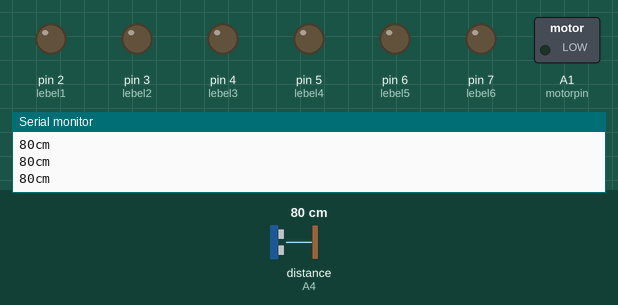
A sketch run on a simulated Arduino Uno, built with avr-gcc and run on an emulated ATmega328P. Shown: switched loads named in the sketch (green lamp = pin HIGH), output pins drawn as LEDs (lit = HIGH), the last lines printed to the serial monitor. Wiring (inferred from the names in the program): ultrasonic range finder: trigger A3; echo A4. Inputs (shaded band) come from the test bench; at power-on: distance to the obstacle (sensor on A4) 80 cm. The echo pulse lasts 58.3 µs per cm; pins used as bus, display or sensor lines are not drawn.

Above: at 1.2 s.
1.3 s: distance to the obstacle (sensor on A4) set to 35 cm
4.3 s: distance to the obstacle (sensor on A4) set to 27 cm
At 5.2 s:
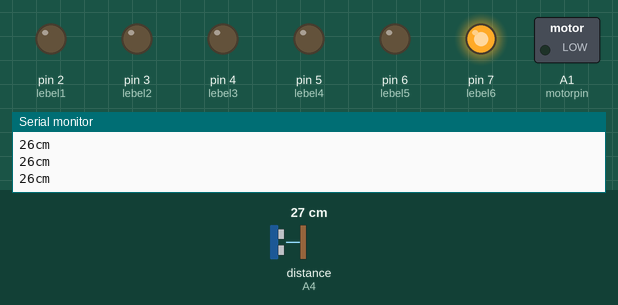
5.8 s: distance to the obstacle (sensor on A4) set to 23 cm
At 6.2 s:
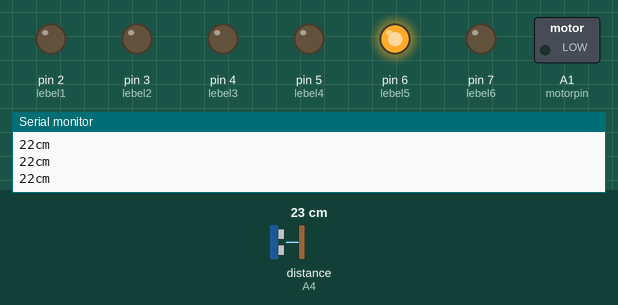
7.3 s: distance to the obstacle (sensor on A4) set to 19 cm
At 8.5 s:
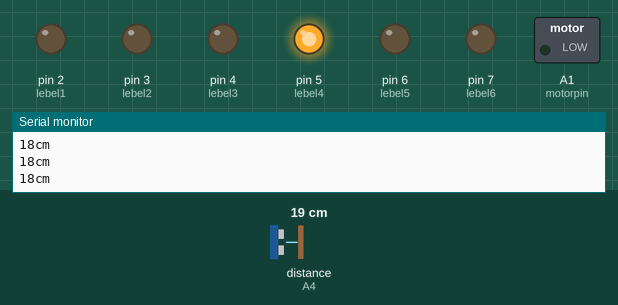
8.8 s: distance to the obstacle (sensor on A4) set to 2 cm
At 9.7 s:
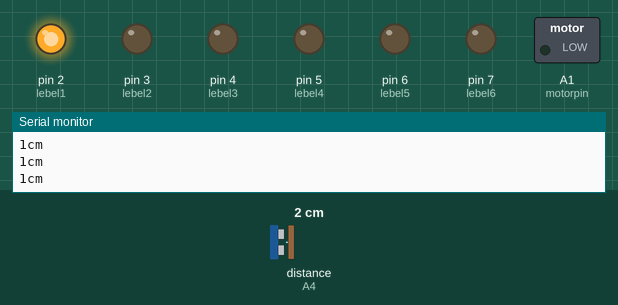
10.3 s: distance to the obstacle (sensor on A4) set to 18 cm
At 10.8 s:
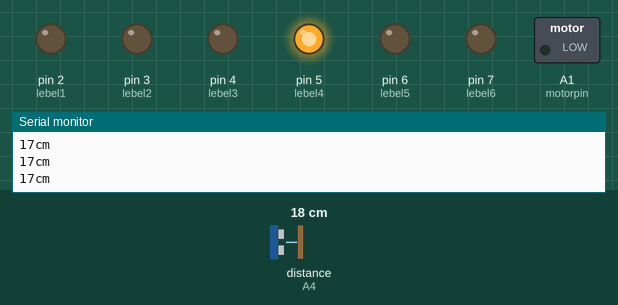
Timing chart, 0 to 12.8 s (numbered marks = the images above; inputs shaded):
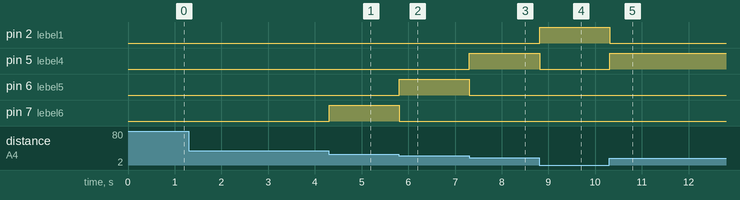

Measured:
- the behaviour switches between 32 and 31 cm on distance to the obstacle (sensor on A4) (found by bisection; images 0 and 1)
- the behaviour switches between 27 and 26 cm on distance to the obstacle (sensor on A4) (found by bisection; images 1 and 2)
- the behaviour switches between 22 and 21 cm on distance to the obstacle (sensor on A4) (found by bisection; images 2 and 3)
- after the input at 4.3 s, pin 7 (lebel6): LOW → HIGH at once
- after the input at 5.8 s, pin 6 (lebel5): LOW → HIGH at once; pin 7 (lebel6): HIGH → LOW at once
- after the input at 7.3 s, pin 5 (lebel4): LOW → HIGH at once; pin 6 (lebel5): HIGH → LOW at once
- after the input at 8.8 s, pin 2 (lebel1): LOW → HIGH at once; pin 5 (lebel4): HIGH → LOW at once
- after the input at 10.3 s, pin 2 (lebel1): HIGH → LOW at once; pin 5 (lebel4): LOW → HIGH at once

The sketch:

Automatic_Fan_Controller.ino
```cpp
int trigPin = A3;
int echoPin = A4;
int motorpin=A1;
int limit1=5;
int limit2=10;
int limit3=15;
int limit4=20;
int limit5=25;
int limit6=30;

int lebel1=2;
int lebel2=3;
int lebel3=4;
int lebel4=5;
int lebel5=6;
int lebel6=7;
long duration,cm, inches,feet;

void setup() {
  Serial.begin (9600);
  pinMode(trigPin, OUTPUT);
  pinMode(echoPin, INPUT);
  pinMode(lebel1,OUTPUT);
  pinMode(lebel2,OUTPUT);
  pinMode(lebel3,OUTPUT);
  pinMode(lebel4,OUTPUT);
  pinMode(lebel5,OUTPUT);
  pinMode(lebel6,OUTPUT);
  pinMode(motorpin,OUTPUT);
}

void loop()
{

  digitalWrite(trigPin, LOW);
  delayMicroseconds(5);
  digitalWrite(trigPin, HIGH);
  delayMicroseconds(10);
  digitalWrite(trigPin, LOW);

  pinMode(echoPin, INPUT);
  duration = pulseIn(echoPin, HIGH);

  cm = (duration/2) / 29.1;
  inches = (duration/2) / 74;
  feet=(inches/12);

  Serial.print(cm);
  Serial.print("cm");
  Serial.println();

  if (cm<=limit1)
  {
    digitalWrite(lebel1, HIGH);
    digitalWrite(lebel2, LOW);
    digitalWrite(lebel3, LOW);
    digitalWrite(lebel4, LOW);
    digitalWrite(lebel5, LOW);
    digitalWrite(lebel6, LOW);
    digitalWrite(motorpin, LOW);
  }

  else if (cm<=limit2)
  {
    digitalWrite(lebel1, LOW);
    digitalWrite(lebel2, HIGH);
    digitalWrite(lebel3, LOW);
    digitalWrite(lebel4, LOW);
    digitalWrite(lebel5, LOW);
    digitalWrite(lebel6, LOW);
  }

   else if (cm<=limit3)
  {
    digitalWrite(lebel1, LOW);
    digitalWrite(lebel2, LOW);
    digitalWrite(lebel3, HIGH);
    digitalWrite(lebel4, LOW);
    digitalWrite(lebel5, LOW);
    digitalWrite(lebel6, LOW);
  }

  else if (cm<=limit4)
  {
    digitalWrite(lebel1, LOW);
    digitalWrite(lebel2, LOW);
    digitalWrite(lebel3, LOW);
    digitalWrite(lebel4, HIGH);
    digitalWrite(lebel5, LOW);
    digitalWrite(lebel6, LOW);
  }

  else if (cm<=limit5)
  {
    digitalWrite(lebel1, LOW);
    digitalWrite(lebel2, LOW);
    digitalWrite(lebel3, LOW);
    digitalWrite(lebel4, LOW);
    digitalWrite(lebel5, HIGH);
    digitalWrite(lebel6, LOW);
  }


  else if (cm<=limit6)
  {
    digitalWrite(lebel1, LOW);
    digitalWrite(lebel2, LOW);
    digitalWrite(lebel3, LOW);
    digitalWrite(lebel4, LOW);
    digitalWrite(lebel5, LOW);
    digitalWrite(lebel6, HIGH);
  }
  if (cm>limit6)
  {
     digitalWrite(motorpin, LOW);

  }
  /*if (cm<limit)
  {
    digitalWrite(soundpin, HIGH);
  }
  if (cm>limit)
  {
    digitalWrite(soundpin, LOW);
  }*/
}
```
